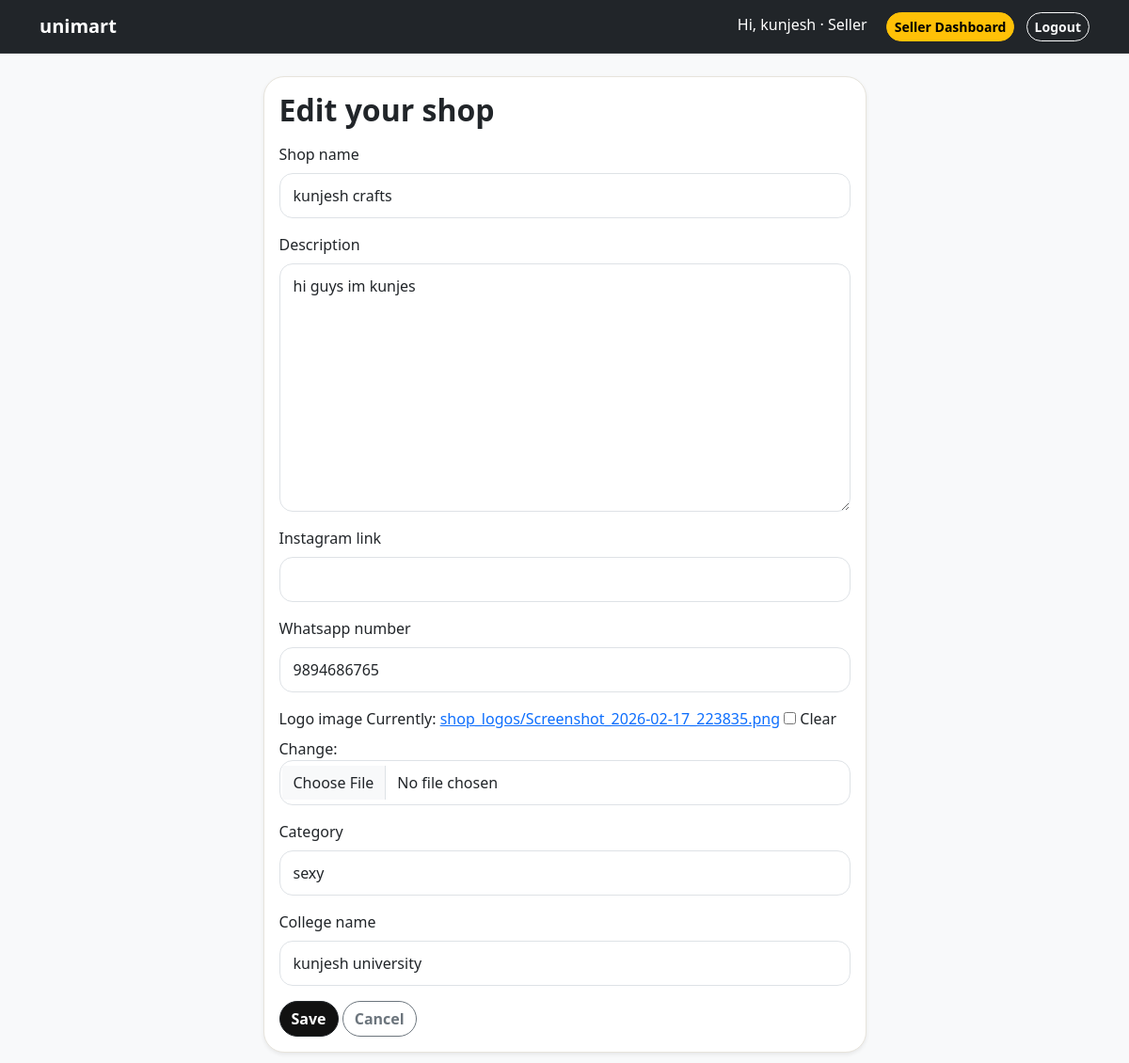
Page /seller/shop/edit/ (signed in) on the committed database.
### accounts/models.py (models this page shows, shortened)
class User(AbstractUser):
    ROLE_CHOICES = (
        ('buyer', 'Buyer'),
        ('seller', 'Seller'),
        ('both', 'Both'),
    )
    role = models.CharField(max_length=10, choices=ROLE_CHOICES, default='buyer')
    college_name = models.CharField(max_length=100, blank=True)
    department = models.CharField(max_length=100, blank=True)
    year = models.CharField(max_length=20, blank=True)
    phone_number = models.CharField(max_length=15, blank=True)

### marketplace/models.py (models this page shows, shortened)
class Shop(models.Model):
    owner = models.OneToOneField(
        settings.AUTH_USER_MODEL,
        on_delete=models.CASCADE,
        related_name='shop'
    )
    shop_name = models.CharField(max_length=100)
    description = models.TextField(blank=True)
    instagram_link = models.URLField(blank=True)
    whatsapp_number = models.CharField(max_length=15, blank=True)
    logo_image = models.ImageField(upload_to='shop_logos/', blank=True, null=True)
    category = models.CharField(max_length=100, blank=True)
    college_name = models.CharField(max_length=100, blank=True)
    is_verified = models.BooleanField(default=False)
    created_at = models.DateTimeField(auto_now_add=True)

### marketplace/views.py (the view)
# urls.py: path('seller/shop/edit/', views.edit_shop, name='edit_shop'),
@login_required
def edit_shop(request):
    shop = get_object_or_404(Shop, owner=request.user)
    if request.method == 'POST':
        form = ShopForm(request.POST, request.FILES, instance=shop)
        if form.is_valid():
            form.save()
            return redirect('marketplace:seller_dashboard')
    else:
        form = ShopForm(instance=shop)
    return render(request, 'marketplace/shop_form.html', {
        'form': form,
        'title': 'Edit your shop'
    })

### marketplace/forms.py
class ShopForm(forms.ModelForm):
    class Meta:
        model = Shop
        fields = [
            'shop_name',
            'description',
            'instagram_link',
            'whatsapp_number',
            'logo_image',
            'category',
            'college_name',
        ]
    def __init__(self, *args, **kwargs):
        super().__init__(*args, **kwargs)
        for field_name, field in self.fields.items():
            field.widget.attrs.update({
                'class': 'form-control',
            })

### templates/marketplace/shop_form.html (shortened to what this page needs)
{% extends 'base.html' %}
{% block content %}
<div class="row justify-content-center">
    <div class="col-md-7">
        <div class="card shadow-sm">
            <div class="card-body">
                <h2 class="fw-bold mb-3">{{ title }}</h2>
                <form method="post" enctype="multipart/form-data">
                    {% for field in form %}
                        <div class="mb-3">
                            <label class="form-label">{{ field.label }}</label>
                            {{ field }}
                        </div>
                    {% endfor %}
                    <button type="submit" class="btn btn-dark">
                        Save
                    </button>
                    <a href="{% url 'marketplace:seller_dashboard' %}" class="btn btn-outline-secondary">
                        Cancel
                    </a>
                </form>
            </div>
        </div>
    </div>
</div>
{% endblock %}

### templates/base.html (shortened to what this page needs)
{% load static %}
<!DOCTYPE html>
<html lang="en">
<head>
    <link
        href="https://cdn.jsdelivr.net/npm/bootstrap@5.3.3/dist/css/bootstrap.min.css"
        rel="stylesheet"
    >
    <link rel="stylesheet" href="{% static 'css/style.css' %}">
</head>
<body class="bg-light">
<nav class="navbar navbar-expand-lg navbar-dark bg-dark">
    <div class="container">
        <a class="navbar-brand fw-bold" href="{% url 'marketplace:product_list' %}">
            unimart
        </a>
        <div class="ms-auto">
            {% if user.is_authenticated %}
                <span class="text-white me-3">
                    Hi, {{ user.username }} · {{ user.get_role_display }}
                </span>
                <a href="{% url 'marketplace:seller_dashboard' %}" class="btn btn-warning btn-sm me-2">
                    Seller Dashboard
                </a>
                <form action="{% url 'accounts:logout' %}" method="post" class="d-inline">
                    <button type="submit" class="btn btn-outline-light btn-sm">
                        Logout
                    </button>
                </form>
            {% endif %}
        </div>
    </div>
</nav>
<main class="container py-4">
    {% block content %}
    {% endblock %}
</main>
</body>
</html>

### static/css/style.css (style rules this page uses)
:root { --bg-main: #f7f7f2; --bg-card: #ffffff; --text-main: #121212; --text-muted: #6f6f6f; --border-soft: #e7e4dc; --accent: #ffcf33; --accent-dark: #111111; --radius-lg: 22px; --radius-md: 14px; }
body { background: var(--bg-main); color: var(--text-main); }
.navbar { border-bottom: 1px solid rgba(255, 255, 255, 0.08); }
.card { border: 1px solid var(--border-soft); border-radius: var(--radius-lg); overflow: hidden; }
.btn { border-radius: 999px; font-weight: 600; }
.btn-dark { background: var(--accent-dark); }
.form-control, .form-select { border-radius: 14px; padding: 11px 14px; }

### rows in the picture
User: username "kunjesh", role "Seller"
Shop: form "kunjesh crafts" "hi guys im kunjes" "9894686765" "sexy" "kunjesh university"

### other values in the picture
{{ title }} "Edit your shop"
{{ field.label }} "Shop name" "Description" "Instagram link" "Whatsapp number" "Logo image" "Category" "College name"
